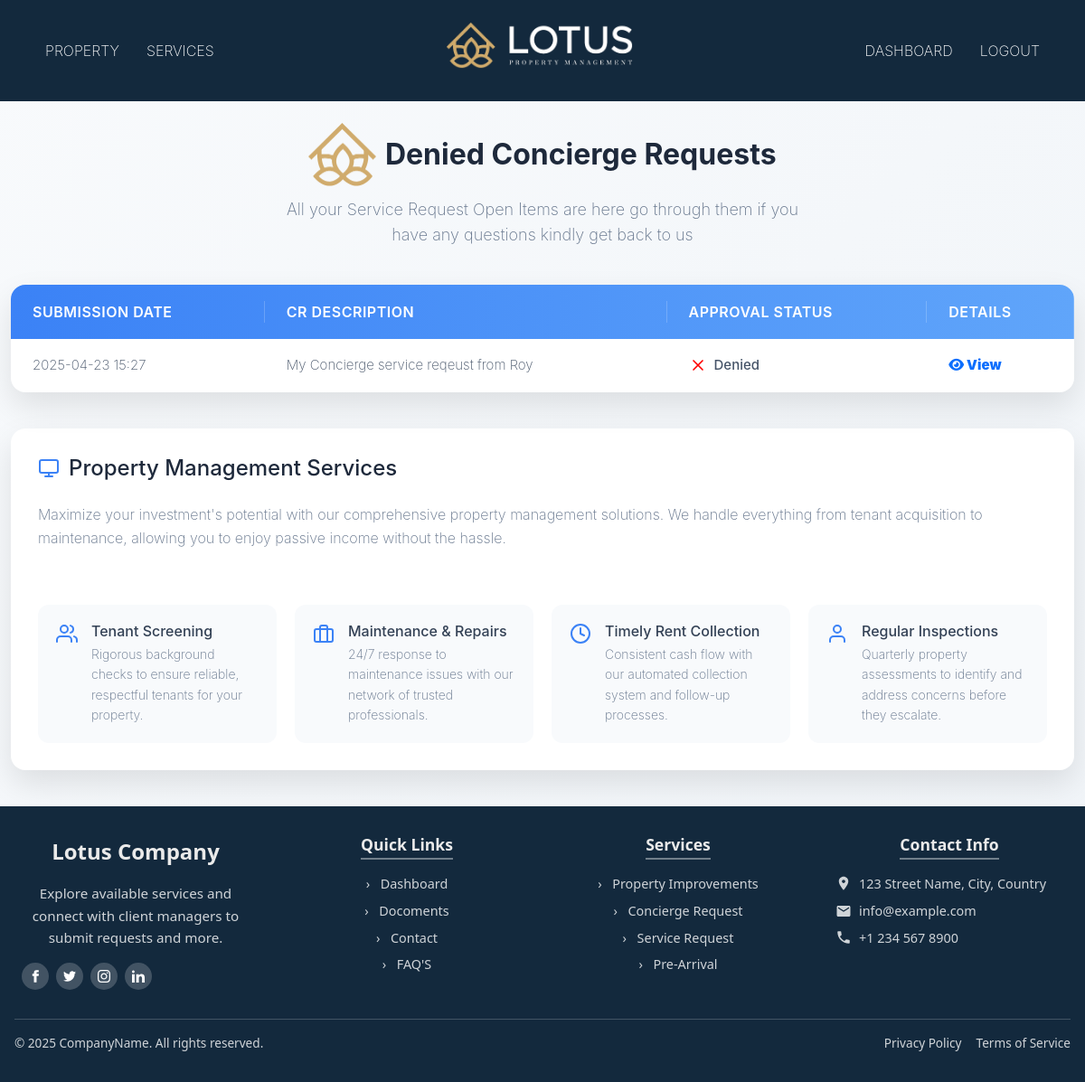
Screenshot of /denied_concierge_services (signed in) with the database file from the repository.
### servicedetails/models.py (models this page shows, shortened)
class ConciergeServiceRequest(models.Model):
    STATUS_CHOICES = [
        ('pending', 'Pending'),
        ('open', 'Open'),
        ('completed', 'Completed'),
        ('denied', 'Denied'),
    ]
    user = models.ForeignKey(Client, on_delete=models.CASCADE)
    description = models.TextField()
    status = models.CharField(max_length=10, choices=STATUS_CHOICES, default='open')
    vendor = models.ForeignKey(Vendor, on_delete=models.SET_NULL, null=True, blank=True)
    created_at = models.DateTimeField(auto_now_add=True)
    completation_denied_date = models.DateField(blank=True, null=True)
    cost = models.BigIntegerField(default=0)

### mainapp/views.py (the view)
# urls.py: path('denied_concierge_services', denied_concierge_services, name='denied_concierge_services'),  # ✅ Added service request URL
def denied_concierge_services(request):
    client_id = request.session.get("client_id")
    if not client_id:
        return redirect("mainapp:client_login")
    try:
        client = Client.objects.get(id=client_id)
    except Client.DoesNotExist:
        return redirect("mainapp:client_login")
    service_requests = ConciergeServiceRequest.objects.filter(user=client, status='denied').order_by('-created_at')
    return render(request, 'services/concierge/denied_services.html', {'service_requests': service_requests})

### template/services/concierge/denied_services.html (shortened to what this page needs)
{% extends "outbase.html" %}
{% load static %}
{% block content %}
<link rel="stylesheet" href="https://cdnjs.cloudflare.com/ajax/libs/font-awesome/6.5.0/css/all.min.css">
    <div class="container">
        <header>
            <div class="logo">
               <img src="{% static 'img/smalllogo.png' %}" alt="">
               Denied Concierge Requests
            </div>
            <p class="tagline">All your Service Request Open Items are here go through them if you have any questions kindly get back to us</p>
        </header>
        <div class="table-container">
            <table class="services-table">
                <thead>
                    <tr>
                        <th>Submission Date</th>
                        <th>CR Description</th>
                        <th>Approval Status</th>
                        <th>Details</th>
                    </tr>
                </thead>
                <tbody>
                    {% for request in service_requests %}
                    <tr class="{% if request.status == 'open' %}active{% endif %}">
                        <td class="cr-date">{{ request.created_at|date:"Y-m-d H:i" }}</td>
                        <td class="cr-description">{{ request.description }}</td>
                        <td class="cr-status availability-badge">
                            {% if request.status == 'completed' %}
                                <svg xmlns="http://www.w3.org/2000/svg" width="20" height="20" viewBox="0 0 24 24" fill="none" stroke="#10b981" stroke-width="2" stroke-linecap="round" stroke-linejoin="round"><polyline points="20 6 9 17 4 12"></polyline></svg>
                                Completed
                            {% elif request.status == 'pending' %}
                                <svg xmlns="http://www.w3.org/2000/svg" width="20" height="20" viewBox="0 0 24 24" fill="none" stroke="orange" stroke-width="2" stroke-linecap="round" stroke-linejoin="round"><circle cx="12" cy="12" r="10"></circle></svg>
                                Pending
                            {% elif request.status == 'denied' %}
                                <svg xmlns="http://www.w3.org/2000/svg" width="20" height="20" viewBox="0 0 24 24" fill="none" stroke="red" stroke-width="2" stroke-linecap="round" stroke-linejoin="round"><line x1="18" y1="6" x2="6" y2="18"></line><line x1="6" y1="6" x2="18" y2="18"></line></svg>
                                Denied
                            {% else %}
                                <svg xmlns="http://www.w3.org/2000/svg" width="20" height="20" viewBox="0 0 24 24" fill="none" stroke="#6b7280" stroke-width="2" stroke-linecap="round" stroke-linejoin="round"><circle cx="12" cy="12" r="10"></circle></svg>
                                Open
                            {% endif %}
                        </td>
                        <td>
                            <a href="#" class="btn-outline-primary" title="View" onclick="openCRModal(this)">
                                <i class="fa-solid fa-eye"><b> View </b></i>
                            </a>
                        </td>
                    </tr>
                    {% empty %}
                    <tr>
                        <td colspan="4">No service requests found.</td>
                    </tr>
                    {% endfor %}
                </tbody>
            </table>
        </div>
        <div class="service-details">
            <h2>
                Property Management Services
            </h2>
            <p>Maximize your investment's potential with our comprehensive property management solutions. We handle everything from tenant acquisition to maintenance, allowing you to enjoy passive income without the hassle.</p>
            <div class="features-grid">
                <div class="feature-card">
                    <div>
                        <h3>Tenant Screening</h3>
                        <p>Rigorous background checks to ensure reliable, respectful tenants for your property.</p>
                    </div>
                </div>
                <div class="feature-card">
                    <svg xmlns="http://www.w3.org/2000/svg" width="24" height="24" viewBox="0 0 24 24" fill="none" stroke="currentColor" stroke-width="2" stroke-linecap="round" stroke-linejoin="round">
                        <rect x="2" y="7" width="20" height="14" rx="2" ry="2"></rect>
                        <path d="M16 21V5a2 2 0 0 0-2-2h-4a2 2 0 0 0-2 2v16"></path>
                    </svg>
                    <div>
                        <h3>Maintenance & Repairs</h3>
                        <p>24/7 response to maintenance issues with our network of trusted professionals.</p>
                    </div>
                </div>
                <div class="feature-card">
                    <svg xmlns="http://www.w3.org/2000/svg" width="24" height="24" viewBox="0 0 24 24" fill="none" stroke="currentColor" stroke-width="2" stroke-linecap="round" stroke-linejoin="round">
                        <circle cx="12" cy="12" r="10"></circle>
                        <polyline points="12 6 12 12 16 14"></polyline>
                    </svg>
                    <div>
                        <h3>Timely Rent Collection</h3>
                        <p>Consistent cash flow with our automated collection system and follow-up processes.</p>
                    </div>
                </div>
                <div class="feature-card">
                    <svg xmlns="http://www.w3.org/2000/svg" width="24" height="24" viewBox="0 0 24 24" fill="none" stroke="currentColor" stroke-width="2" stroke-linecap="round" stroke-linejoin="round">
                        <path d="M20 21v-2a4 4 0 0 0-4-4H8a4 4 0 0 0-4 4v2"></path>
                        <circle cx="12" cy="7" r="4"></circle>
                    </svg>
                    <div>
                        <h3>Regular Inspections</h3>
                        <p>Quarterly property assessments to identify and address concerns before they escalate.</p>
                    </div>
                </div>
            </div>
        </div>
    </div>
{% endblock content %}

### template/services/concierge/denied_services.html (style rules this page uses)
* { box-sizing: border-box; font-family: 'Inter', 'Segoe UI', Tahoma, Geneva, Verdana, sans-serif; }
body { background: linear-gradient(135deg, #f8fafc 0%, #f0f4f8 100%); color: #334155; min-height: 100vh; }
.container { max-width: 1200px; margin: 0 auto; }
header { margin-top: 2%; text-align: center; margin-bottom: 40px; padding: 0 20px; }
.logo { font-size: 32px; font-weight: 700; color: #1e293b; margin-bottom: 12px; display: flex; align-items: center; justify-content: center; transition: all 0.3s ease; }
.tagline { font-size: 18px; color: #64748b; max-width: 600px; margin: 0 auto; line-height: 1.6; }
.table-container { background: white; border-radius: 16px; box-shadow: 0 15px 35px rgba(0, 0, 0, 0.1); overflow: hidden; margin-bottom: 40px; position: relative; transition: all 0.3s ease; overflow-x: auto; }
.services-table { width: 100%; border-collapse: collapse; text-align: left; min-width: 650px; }
.services-table thead { background: linear-gradient(90deg, #3b82f6, #60a5fa); color: white; }
.services-table th { padding: 18px 24px; font-weight: 600; font-size: 16px; position: relative; text-transform: uppercase; letter-spacing: 0.5px; }
.services-table th:not(:last-child)::after { content: ''; position: absolute; right: 0; top: 18px; bottom: 18px; width: 1px; background: rgba(255, 255, 255, 0.2); }
.services-table tbody tr { border-bottom: 1px solid #e2e8f0; cursor: pointer; transition: all 0.2s ease; }
.services-table tbody tr:last-child { border-bottom: none; }
.services-table td { padding: 18px 24px; font-size: 15px; color: #475569; }
.availability-badge { display: flex; align-items: center; font-weight: 500; }
.availability-badge svg { margin-right: 8px; }
.service-details { background: white; border-radius: 16px; box-shadow: 0 15px 35px rgba(0, 0, 0, 0.1); padding: 30px; margin-bottom: 40px; transition: all 0.3s ease; display: flex; flex-direction: column; gap: 20px; }
.service-details h2 { color: #1e293b; font-size: 24px; margin-bottom: 5px; display: flex; align-items: center; gap: 10px; }
.service-details h2 svg { color: #3b82f6; }
.service-details p { color: #64748b; line-height: 1.6; margin-bottom: 20px; }
.features-grid { display: grid; grid-template-columns: repeat(auto-fill, minmax(250px, 1fr)); gap: 20px; margin-top: 20px; }
.feature-card { background: #f8fafc; border-radius: 12px; padding: 20px; display: flex; align-items: flex-start; gap: 15px; transition: all 0.2s ease; }
.feature-card svg { color: #3b82f6; flex-shrink: 0; }
.feature-card h3 { font-size: 16px; color: #334155; margin-bottom: 5px; }
.feature-card p { font-size: 14px; color: #64748b; margin: 0; }

### rows the page displays
ConciergeServiceRequest: created_at "2025-04-23 15:27", description "My Concierge service reqeust from Roy", status "denied" (drawn)
